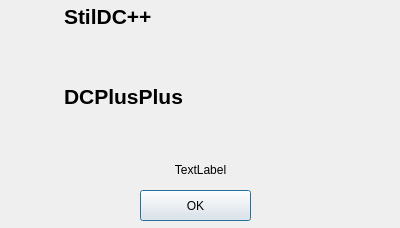
<ui version="4.0" >
 <class>formAbout</class>
 <widget class="QDialog" name="formAbout" >
  <property name="windowModality" >
   <enum>Qt::ApplicationModal</enum>
  </property>
  <property name="geometry" >
   <rect>
    <x>0</x>
    <y>0</y>
    <width>400</width>
    <height>228</height>
   </rect>
  </property>
  <property name="sizePolicy" >
   <sizepolicy vsizetype="Fixed" hsizetype="Fixed" >
    <horstretch>0</horstretch>
    <verstretch>0</verstretch>
   </sizepolicy>
  </property>
  <property name="minimumSize" >
   <size>
    <width>400</width>
    <height>228</height>
   </size>
  </property>
  <property name="maximumSize" >
   <size>
    <width>400</width>
    <height>228</height>
   </size>
  </property>
  <property name="baseSize" >
   <size>
    <width>400</width>
    <height>228</height>
   </size>
  </property>
  <property name="windowTitle" >
   <string>About</string>
  </property>
  <property name="modal" >
   <bool>true</bool>
  </property>
  <widget class="QPushButton" name="Button" >
   <property name="geometry" >
    <rect>
     <x>140</x>
     <y>190</y>
     <width>111</width>
     <height>31</height>
    </rect>
   </property>
   <property name="text" >
    <string>OK</string>
   </property>
   <property name="default" >
    <bool>true</bool>
   </property>
  </widget>
  <widget class="QLabel" name="thxlabel" >
   <property name="geometry" >
    <rect>
     <x>10</x>
     <y>160</y>
     <width>381</width>
     <height>20</height>
    </rect>
   </property>
   <property name="text" >
    <string>TextLabel</string>
   </property>
   <property name="alignment" >
    <set>Qt::AlignCenter</set>
   </property>
  </widget>
  <widget class="QWidget" name="layoutWidget" >
   <property name="geometry" >
    <rect>
     <x>10</x>
     <y>80</y>
     <width>381</width>
     <height>71</height>
    </rect>
   </property>
   <layout class="QHBoxLayout" >
    <item>
     <widget class="QLabel" name="label_3" >
      <property name="sizePolicy" >
       <sizepolicy vsizetype="Fixed" hsizetype="Fixed" >
        <horstretch>0</horstretch>
        <verstretch>0</verstretch>
       </sizepolicy>
      </property>
      <property name="minimumSize" >
       <size>
        <width>48</width>
        <height>48</height>
       </size>
      </property>
      <property name="maximumSize" >
       <size>
        <width>48</width>
        <height>48</height>
       </size>
      </property>
      <property name="baseSize" >
       <size>
        <width>48</width>
        <height>48</height>
       </size>
      </property>
      <property name="autoFillBackground" >
       <bool>false</bool>
      </property>
      <property name="text" >
       <string/>
      </property>
      <property name="alignment" >
       <set>Qt::AlignCenter</set>
      </property>
     </widget>
    </item>
    <item>
     <layout class="QVBoxLayout" >
      <item>
       <widget class="QLabel" name="label_4" >
        <property name="font" >
         <font>
          <pointsize>16</pointsize>
          <weight>75</weight>
          <bold>true</bold>
         </font>
        </property>
        <property name="text" >
         <string>DCPlusPlus</string>
        </property>
       </widget>
      </item>
      <item>
       <widget class="QLabel" name="VerLabel_2" >
        <property name="text" >
         <string/>
        </property>
       </widget>
      </item>
     </layout>
    </item>
   </layout>
  </widget>
  <widget class="QWidget" name="layoutWidget2" >
   <property name="geometry" >
    <rect>
     <x>10</x>
     <y>0</y>
     <width>381</width>
     <height>71</height>
    </rect>
   </property>
   <layout class="QHBoxLayout" >
    <item>
     <widget class="QLabel" name="label_2" >
      <property name="sizePolicy" >
       <sizepolicy vsizetype="Fixed" hsizetype="Fixed" >
        <horstretch>0</horstretch>
        <verstretch>0</verstretch>
       </sizepolicy>
      </property>
      <property name="minimumSize" >
       <size>
        <width>48</width>
        <height>48</height>
       </size>
      </property>
      <property name="maximumSize" >
       <size>
        <width>48</width>
        <height>48</height>
       </size>
      </property>
      <property name="baseSize" >
       <size>
        <width>48</width>
        <height>48</height>
       </size>
      </property>
      <property name="autoFillBackground" >
       <bool>false</bool>
      </property>
      <property name="text" >
       <string/>
      </property>
      <property name="alignment" >
       <set>Qt::AlignCenter</set>
      </property>
     </widget>
    </item>
    <item>
     <layout class="QVBoxLayout" >
      <item>
       <widget class="QLabel" name="label" >
        <property name="font" >
         <font>
          <pointsize>16</pointsize>
          <weight>75</weight>
          <bold>true</bold>
         </font>
        </property>
        <property name="text" >
         <string>StilDC++</string>
        </property>
       </widget>
      </item>
      <item>
       <widget class="QLabel" name="VerLabel" >
        <property name="text" >
         <string/>
        </property>
       </widget>
      </item>
     </layout>
    </item>
   </layout>
  </widget>
 </widget>
 <resources/>
 <connections>
  <connection>
   <sender>Button</sender>
   <signal>clicked()</signal>
   <receiver>formAbout</receiver>
   <slot>close()</slot>
   <hints>
    <hint type="sourcelabel" >
     <x>195</x>
     <y>275</y>
    </hint>
    <hint type="destinationlabel" >
     <x>199</x>
     <y>149</y>
    </hint>
   </hints>
  </connection>
 </connections>
</ui>
